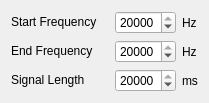
               <widget class="QWidget" name="page_11">
                <layout class="QVBoxLayout" name="verticalLayout_15">
                 <item>
                  <layout class="QHBoxLayout" name="horizontalLayout_30">
                   <item>
                    <widget class="QLabel" name="label_46">
                     <property name="minimumSize">
                      <size>
                       <width>98</width>
                       <height>16</height>
                      </size>
                     </property>
                     <property name="maximumSize">
                      <size>
                       <width>98</width>
                       <height>16</height>
                      </size>
                     </property>
                     <property name="text">
                      <string>Start Frequency</string>
                     </property>
                    </widget>
                   </item>
                   <item>
                    <widget class="QSpinBox" name="spinBox_18">
                     <property name="maximum">
                      <number>20000</number>
                     </property>
                     <property name="value">
                      <number>20000</number>
                     </property>
                    </widget>
                   </item>
                   <item>
                    <widget class="QLabel" name="label_47">
                     <property name="text">
                      <string>Hz</string>
                     </property>
                    </widget>
                   </item>
                  </layout>
                 </item>
                 <item>
                  <layout class="QHBoxLayout" name="horizontalLayout_31">
                   <item>
                    <widget class="QLabel" name="label_48">
                     <property name="minimumSize">
                      <size>
                       <width>98</width>
                       <height>16</height>
                      </size>
                     </property>
                     <property name="maximumSize">
                      <size>
                       <width>98</width>
                       <height>16</height>
                      </size>
                     </property>
                     <property name="text">
                      <string>End Frequency</string>
                     </property>
                    </widget>
                   </item>
                   <item>
                    <widget class="QSpinBox" name="spinBox_19">
                     <property name="maximum">
                      <number>20000</number>
                     </property>
                     <property name="value">
                      <number>20000</number>
                     </property>
                    </widget>
                   </item>
                   <item>
                    <widget class="QLabel" name="label_49">
                     <property name="text">
                      <string>Hz</string>
                     </property>
                    </widget>
                   </item>
                  </layout>
                 </item>
                 <item>
                  <layout class="QHBoxLayout" name="horizontalLayout_32">
                   <item>
                    <widget class="QLabel" name="label_50">
                     <property name="minimumSize">
                      <size>
                       <width>98</width>
                       <height>16</height>
                      </size>
                     </property>
                     <property name="maximumSize">
                      <size>
                       <width>98</width>
                       <height>16</height>
                      </size>
                     </property>
                     <property name="text">
                      <string>Signal Length</string>
                     </property>
                    </widget>
                   </item>
                   <item>
                    <widget class="QSpinBox" name="spinBox_20">
                     <property name="maximum">
                      <number>20000</number>
                     </property>
                     <property name="value">
                      <number>20000</number>
                     </property>
                    </widget>
                   </item>
                   <item>
                    <widget class="QLabel" name="label_51">
                     <property name="text">
                      <string>ms</string>
                     </property>
                    </widget>
                   </item>
                  </layout>
                 </item>
                </layout>
               </widget>
